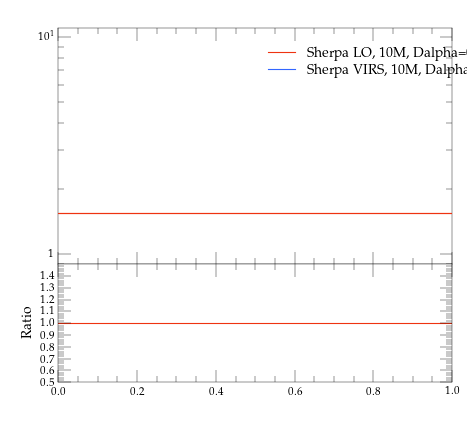

Here is the Python script that generated this plot:
#! /usr/bin/env python

# This Python script was auto-generated using YODA v2.0.0.
# Analysis object: /evtb/incCutEg
# Timestamp: 15-04-2024 (14:39:01)

import matplotlib as mpl
import matplotlib.pyplot as plt
mpl.use('Agg') # comment out for interactive use
import os
import numpy as np

plotDir = os.path.split(os.path.realpath(__file__))[0]
if 'YODA_USER_PLOT_PATH' in globals():
    plot_outdir = globals()['YODA_USER_PLOT_PATH']
else:
    plot_outdir = plotDir

#plot style
plt.style.use(os.path.join(plotDir, '../default.mplstyle'))
# plot metadata
figW, figH = plt.rcParams['figure.figsize']
ax_xLabel = r''
ax_yLabel = r''
ax_title  = r''
ax_xScale = 'linear'
ax_yScale = 'log'
xLims = (0.0, 1.0)
yLims = (0.9, 11.0)

# TeX-friendly labels for the legend
labels = [ r"Sherpa LO, 10M, Dalpha=0.01", r"Sherpa VIRS, 10M, Dalpha=0.01" ]

# Create figure and axis objects
fig, (ax, ratio0_ax) = plt.subplots(2, 1, sharex=True,
                  figsize=(figW,figH), gridspec_kw={'height_ratios': (2, 1)})
ratio0_ax.yaxis.set_major_locator(mpl.ticker.MultipleLocator(0.1))
ratio0_ax.set_ylim(0.5, 1.4999)
ratio0_ax.set_ylabel('Ratio')

# LineColor map: curve index -> color
linecolors = {0: '#EE3311', 1: '#3366FF'}
# the numerical data is stored in a separate file
dataf = dict()
prefix = os.path.split(__file__)[0]
if prefix:    prefix = prefix + '/'
exec(open(prefix+'incCutEg__data.py').read(), dataf)


legend_handles = [] # keep track of handles for the legend

# style options for curves
# starts at zorder>=5 to draw curve on top of legend
styles = {
  'curve0': {
    'color' : linecolors[0],
    'linestyle' : '-',
    'marker' : 'o',
    'zorder' : 5,
    'histstyle' : True,
  },
  'curve1': {
    'color' : linecolors[1],
    'linestyle' : '-',
    'marker' : 'o',
    'zorder' : 6,
    'histstyle' : True,
  },
}
# curve from input yoda files in main panel
for label in dataf['yvals'].keys():
    if all(np.isnan(v) for v in dataf['yvals'][label]):
        continue
    tmp = None
    if styles[label]['histstyle']: # draw as histogram
        tmp, = ax.plot(dataf['xedges'], dataf['yedges'][label],
                       color=styles[label]['color'],
                       linestyle=styles[label]['linestyle'],
                       drawstyle='steps-pre', solid_joinstyle='miter',
                       zorder=styles[label]['zorder'], label=label)
        ax.errorbar(dataf['xpoints'], dataf['yvals'][label], color=styles[label]['color'],
                    xerr=dataf['xerrs'], yerr=[dataf['ydowns'][label], dataf['yups'][label]],
                    linestyle='none', zorder=styles[label]['zorder'])
    else: # draw as scatter
        tmp = ax.errorbar(dataf['xpoints'], dataf['yvals'][label],
                          xerr=dataf['xerrs'],
                          yerr=[ dataf['ydowns'][label],
                          dataf['yups'][label] ],
                          fmt=styles[label]['marker'],
                          ecolor=styles[label]['color'],
                          color=styles[label]['color'], zorder=2)
        tmp[-1][0].set_linestyle(styles[label]['linestyle'])
    legend_handles += [tmp]
    for varLabel in dataf['variation_yvals'].keys():
        if varLabel.startswith(label):
            tmp, = ax.plot(dataf['xedges'], dataf['variation_yvals'][varLabel],
                           color=styles[label]['color'],
                           linestyle=styles[label]['linestyle'],
                           drawstyle='steps-pre', solid_joinstyle='miter',
                           zorder=styles[label]['zorder'], alpha=0.5)


# plots on ratio panel
# curve from input yoda files in ratio panel
for label, yvals in dataf['ratio0_yvals'].items():
    if all(np.isnan(v) for v in yvals):
        continue
    if styles[label]['histstyle']: # plot as histogram
        ratio0_ax.plot(dataf['xedges'], yvals,
                       color=styles[label]['color'],
                       linestyle=styles[label]['linestyle'],
                       drawstyle='steps-pre', zorder=1,
                       solid_joinstyle='miter')
        ratio0_ax.vlines(dataf['xpoints'],
                         dataf['ratio0_ymin'][label],
                         dataf['ratio0_ymax'][label],
                         color=styles[label]['color'], zorder=1)
    else: # plot as scatter
        tmp = ratio0_ax.errorbar(dataf['xpoints'],
                                 yvals, xerr=dataf['xerrs'],
                                 yerr=dataf['ratio0_yerrs'][label],
                                 fmt=styles[label]['marker'],
                                 ecolor=styles[label]['color'],
                                 color=styles[label]['color'])
        tmp[-1][0].set_linestyle(styles[label]['linestyle'])

    for varlabel in dataf['ratio0_variation_vals'].keys():
        if varlabel.startswith(label):
            ratio0_ax.plot(dataf['xedges'],
                            dataf['ratio0_variation_vals'][varlabel],
                            color=styles[label]['color'],
                            linestyle=styles[label]['linestyle'],
                            drawstyle='steps-pre', solid_joinstyle='miter',
                            zorder=1, alpha=0.5)

legend_pos = (0.5, 0.97)
ax.legend(legend_handles, labels, loc='upper left', bbox_to_anchor=legend_pos)

# set plot metadata as defined above
ratio0_ax.set_xlabel(ax_xLabel)
ratio0_ax.xaxis.set_label_coords(1., -.15)
ax.set_ylabel(ax_yLabel, loc='top')
ax.set_title(ax_title, loc='left')
ax.set_xscale(ax_xScale)
ax.set_yscale(ax_yScale)
ax.set_xlim(xLims)
ax.set_ylim(yLims)

# tick formatting
plt.rcParams['xtick.top'] = True
plt.rcParams['ytick.right'] = True
ax.yaxis.set_major_locator(mpl.ticker.LogLocator(base=10.0, numticks=np.inf))
ax.yaxis.set_minor_locator(mpl.ticker.LogLocator(
                           base=10.0, subs=np.arange(0.1, 1, 0.1), numticks=np.inf))
fig.align_ylabels((ax, ratio0_ax))
plt.savefig(os.path.join(plot_outdir, 'incCutEg.pdf'), format='PDF')
plt.savefig(os.path.join(plot_outdir, 'incCutEg.png'), format='PNG')

plt.close(fig)
